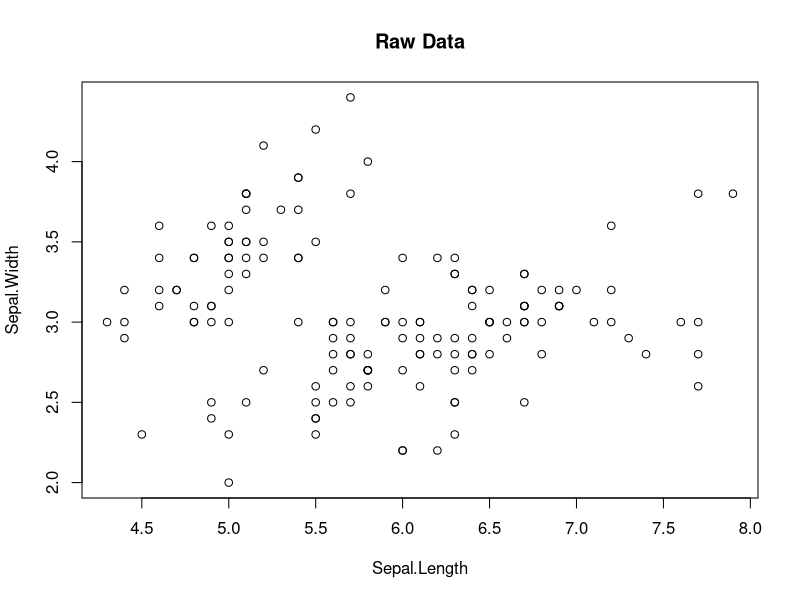
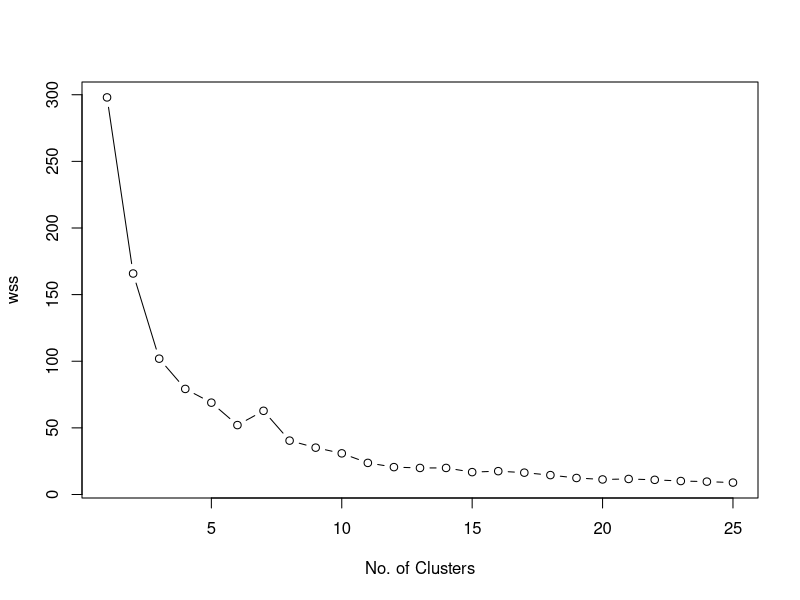
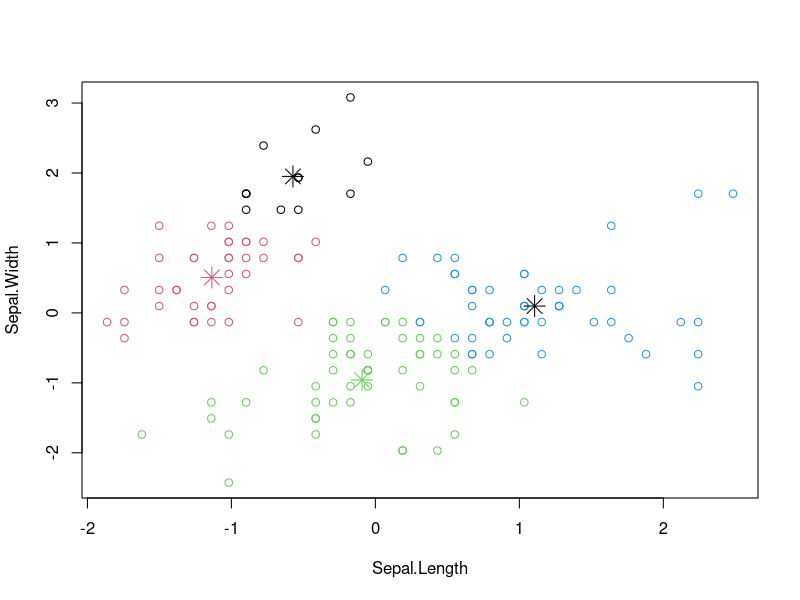
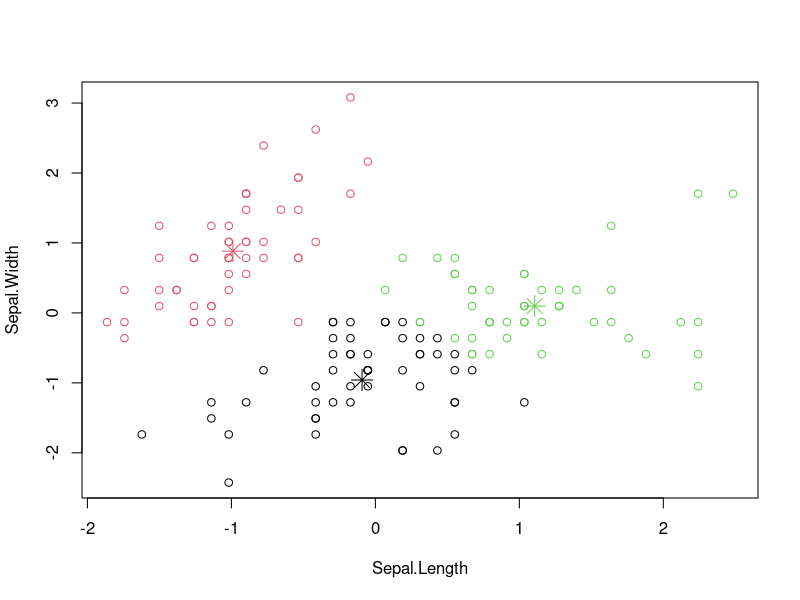

Here is the R script that generated these plots, in order:
#############################################################################

## Session: k-Means Clustering in R 
## Created By: Ujjwal Karn           
## Date: 05-Oct-2015                 

#############################################################################

# Topics Covered
# 
# 1. Reading data and Summary Statistics
# 2. Determining the Optimal Number of Clusters
# 3. Running Clustering Algorithm and Visualisations


##############################################################################
#Reading data and Summary Statistics

#change the working directory

mydata<-read.csv("kmeans_data.csv")

head(mydata)
str(mydata)
summary(mydata)

plot(mydata[c("Sepal.Length", "Sepal.Width")], main="Raw Data")

#standardising the data
mydata <- scale(mydata)

##############################################################################
#Determining the Optimal Number of Clusters
#http://stackoverflow.com/questions/15376075/cluster-analysis-in-r-determine-the-optimal-number-of-clusters/

wss <- (nrow(mydata)-1)*sum(apply(mydata,2,var))

for(i in 1:25){wss[i] <- sum(kmeans(mydata, centers=i)$withinss)}

plot(1:25, wss, type="b", xlab="No. of Clusters", ylab="wss")

wss


##############################################################################
#Running Clustering Algorithm

# trying with 4 clusters
clus4 <- kmeans(mydata, centers=4, nstart=30)

#check between_SS / total_SS
clus4

# get cluster means 
aggregate(mydata ,by=list(clus4$cluster), FUN=mean)

# append cluster assignment
mydata <- data.frame(mydata, clus4$cluster)

#summary
groups <- data.frame(clus4$cluster)
table(groups)

plot(mydata[c("Sepal.Length", "Sepal.Width")], col=clus4$cluster)
points(clus4$centers[,c("Sepal.Length", "Sepal.Width")], col=1:3, pch=8, cex=2)


# trying with 3 clusters
clus3 <- kmeans(mydata, centers=3, nstart=20)
clus3

# get cluster means 
aggregate(mydata ,by=list(clus3$cluster), FUN=mean)

# append cluster assignment
mydata <- data.frame(mydata, clus3$cluster)

#summary
groups <- data.frame(clus3$cluster)
table(groups)

plot(mydata[c("Sepal.Length", "Sepal.Width")], col=clus3$cluster)
points(clus3$centers[,c("Sepal.Length", "Sepal.Width")], col=1:3, pch=8, cex=2)
